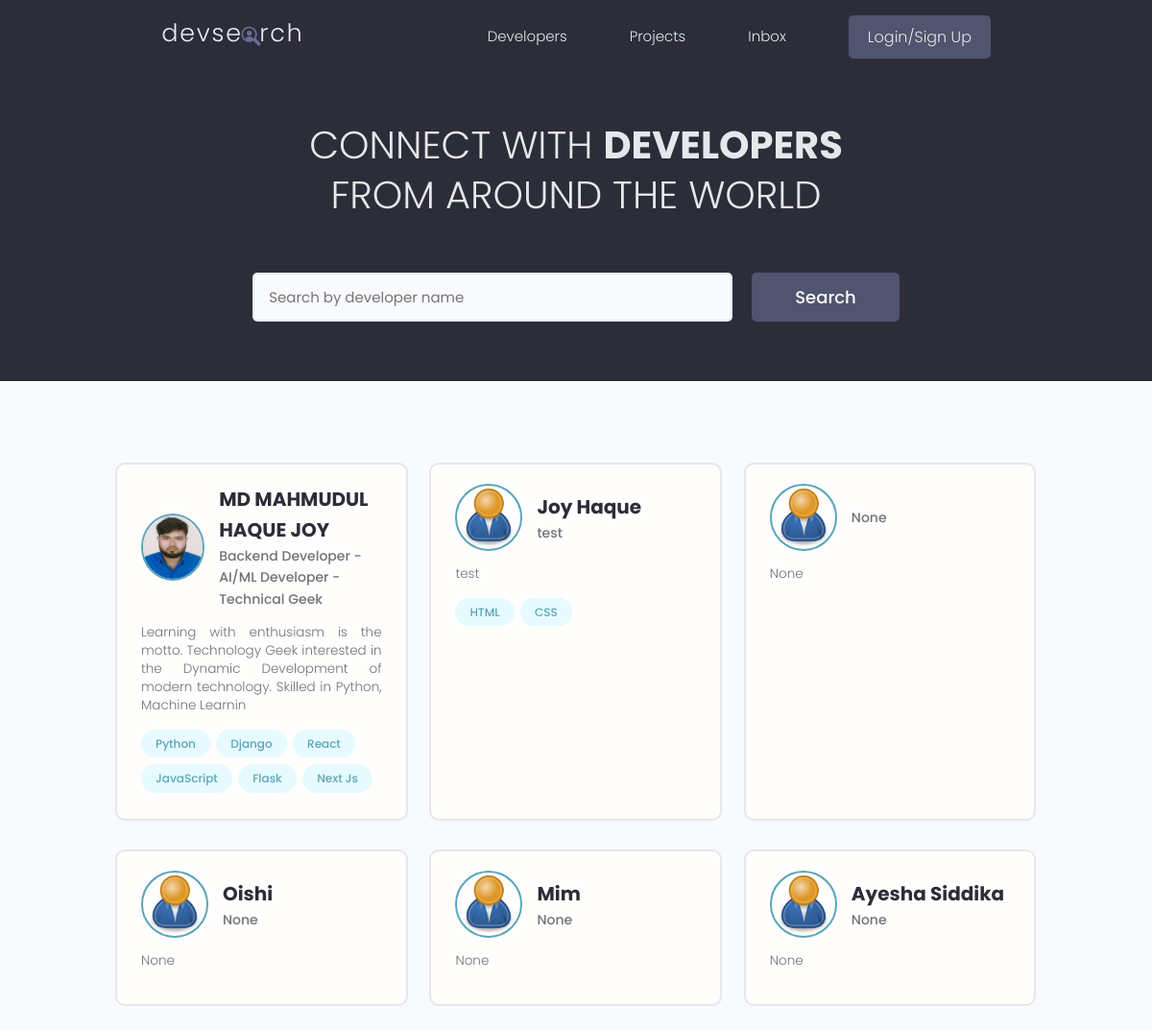
/users/, run on the app's committed database.
### users/models.py (models this page shows, shortened)
class Profile(models.Model):
    user = models.OneToOneField(User,on_delete=models.CASCADE,null=True,blank=True)
    name = models.CharField(max_length=255,blank=True,null=True)
    email = models.EmailField(max_length=500,blank=True,null=True)
    username = models.CharField(max_length=255,blank=True,null=True)
    location = models.CharField(max_length=255,blank=True,null=True)
    short_intro = models.CharField(max_length=255,blank=True,null=True)
    bio = models.TextField(blank=True,null=True)
    profile_picture = models.ImageField(null=True,blank=True,upload_to="profiles/",default="profiles/user-default.png")
    social_github = models.CharField(max_length=255,blank=True,null=True)
    social_twitter = models.CharField(max_length=255,blank=True,null=True)
    social_linkedin = models.CharField(max_length=255,blank=True,null=True)
    social_youtube = models.CharField(max_length=255,blank=True,null=True)
    social_website = models.CharField(max_length=255,blank=True,null=True)
    created = models.DateTimeField(auto_now_add = True)
    id = models.UUIDField(default = uuid.uuid4, unique = True, primary_key = True, editable = False)

class Skills(models.Model):
    owner = models.ForeignKey(Profile,on_delete=models.CASCADE,null=True,blank=True)
    name = models.CharField(max_length=255,blank=True,null=True)
    description = models.TextField(null=True,blank=True)
    created = models.DateTimeField(auto_now_add = True)
    id = models.UUIDField(default = uuid.uuid4, unique = True, primary_key = True, editable = False)
    def __str__(self):
        return self.name

### users/views.py (the view)
# urls.py: path('',profiles,name="profiles"),
def profiles(request):
    profiles = Profile.objects.all()
    context = {'profiles':profiles}
    return render(request,"users/profiles.html",context)

### users/templates/users/profiles.html (shortened to what this page needs)
{% extends 'main.html' %}
{% block content %}
  <main class="home">
    <section class="hero-section text-center">
      <div class="container container--narrow">
        <div class="hero-section__box">
          <h2>CONNECT WITH <span>DEVELOPERS</span></h2>
          <h2>FROM AROUND THE WORLD</h2>
        </div>
        <div class="hero-section__search">
          <form class="form" action="#" method="get">
            <div class="form__field">
              <input class="input input--text" id="formInput#search" type="text" name="text"
                placeholder="Search by developer name" />
            </div>
            <input class="btn btn--sub btn--lg" type="submit" value="Search" />
          </form>
        </div>
      </div>
    </section>
    <section class="devlist">
      <div class="container">
        <div class="grid grid--three">
          {% for profile in profiles %}
          <div class="column card">
            <div class="dev">
              <a href="{% url 'user-profile' profile.id %}" class="card__body">
                <div class="dev__profile">
                  <img class="avatar avatar--md" src="{{profile.profile_picture.url}}" alt="image" />
                  <div class="dev__meta">
                    <h3>{{profile.name}}</h3>
                    <h5>{{profile.short_intro}}</h5>
                  </div>
                </div>
                <p class="dev__info">
                  {{profile.bio|slice:"150"}}
                </p>
                <div class="dev__skills">
                  {% for skill in profile.skills_set.all %}
                    <span class="tag tag--pill tag--main">
                      <small>{{skill}}</small>
                    </span>
                  {% endfor %}
                </div>
              </a>
            </div>
          </div>
          {% endfor %}
        </div>
      </div>
    </section>
  </main>
{% endblock content %}

### static/styles/app.css (style rules this page uses)
:root { --color-sub: #2d2d39; }
.btn--sub { background-color: var(--color-sub-light); }
.card { border: 2px solid var(--color-light); }
img { width: 100%; }
.hero-section { height: 40vh; display: flex; align-items: center; background-color: var(--color-sub); }
.hero-section__box { margin-bottom: 4rem; }
.hero-section__box > h2, .hero-section__box > h2 > span { font-size: 4rem; color: var(--color-light); line-height: 1.3; text-transform: uppercase; }
.hero-section__box > h2 { font-weight: 300; }
.hero-section__box > h2 > span { font-weight: 700; }
.hero-section__search > .form { display: flex; align-items: center; justify-content: center; gap: 2rem; }
.hero-section__search > .form input.input--text { width: 50rem; }
.devlist { margin-top: 8rem; }
.devlist .grid { align-items: stretch; }
.devlist .dev .dev__profile { display: flex; align-items: center; gap: 1.5rem; }
.devlist .dev .dev__meta h3 { color: var(--color-sub); font-size: 2rem; font-weight: 700; }
.devlist .dev .dev__meta h5 { color: var(--color-text); font-size: 1.4rem; font-weight: 500; }
.devlist .dev .dev__info { margin: 1.5rem 0; font-size: 1.35rem; line-height: 1.4; text-align: justify; }

### static/uikit/styles/modules/_variables.css (style rules this page uses)
:root { --color-main: #5aa5b9; --color-main-light: #e6faff; --color-sub: #3f4156; --color-sub-light: #51546e; --color-sub-lighter: #ededfd; --color-text: #737373; --color-gray: #8b8b8b; --color-light: #e5e7eb; --color-light-gray: #767676; --color-bg: #f8fafd; --color-white: #fffefd; --color-white-light: #f3f3f3; --color-success: #359e64; --color-success-bg: #def8e8; --color-error: #fc4b0b; --color-error-bg: #fff2ee; --font-base: 'Poppins', arial, helvetica, 'Segoe UI', roboto, ubuntu, sans-serif; --font-monospace: 'Fira Code', 'Courier New', courier, monospace; --font-regular: 300; --font-medium: 500; --font-bold: 700; --generic-shadow: 1px 1px 5px #00000010; --generic-transition: all 0.3s ease-in-out; }

### static/uikit/styles/modules/_base.css (style rules this page uses)
* { margin: 0; padding: 0; box-sizing: border-box; text-rendering: optimizeLegibility; color: inherit; font-size: inherit; }
html { font-size: 50%; }
@media only screen and (min-width: 480px) { html { font-size: 56.25%; } }
@media only screen and (min-width: 1200px) { html { font-size: 62.5%; } }
body { line-height: 1.6; font-weight: 400; font-size: 1.5rem; color: var(--color-text); background-color: var(--color-bg); min-height: 100vh; }

### static/uikit/styles/modules/_typography.css (style rules this page uses)
* { font-family: var(--font-base); }
h2 { font-size: 3.6rem; font-weight: var(--font-bold); }
h3 { font-size: 3.2rem; font-weight: var(--font-medium); }
h5 { font-size: 2.4rem; font-weight: var(--font-medium); }
h5, h6 { font-weight: var(--font-regular); }
p, span, strong { font-size: 1.6rem; color: var(--color-text); font-weight: var(--font-regular); }
a { padding-bottom: 2px; text-decoration: none; display: inline-block; color: var(--color-main); font-weight: var(--font-medium); }

### static/uikit/styles/modules/_utilities.css (style rules this page uses)
.container { width: 92%; max-width: 165rem; margin: 0 auto; box-sizing: border-box; }
.container--narrow { width: 92%; max-width: 120rem; }
@media screen and (min-width: 1000px) { .container { width: 90%; } }
@media screen and (min-width: 1000px) { .container--narrow { width: 85%; } }
@media screen and (min-width: 1200px) { .container { width: 80%; } }
@media screen and (min-width: 1200px) { .container--narrow { width: 72%; } }
.text-center { text-align: center; }

### static/uikit/styles/modules/_avatar.css (style rules this page uses)
.avatar { border-radius: 50%; border: 2px solid var(--color-main); object-fit: cover; }
.avatar--md { height: 7rem; width: 7rem; }

### static/uikit/styles/modules/_button.css (style rules this page uses)
.btn { display: inline-block; position: relative; cursor: pointer; background-color: var(--color-light); font-weight: var(--font-medium); color: var(--color-sub); text-decoration: none; padding: 1rem 2rem; border-radius: 0.5rem; border: none; width: -webkit-fit-content; width: -moz-fit-content; width: fit-content; height: -webkit-fit-content; height: -moz-fit-content; height: fit-content; font-size: 1.6rem; outline-width: 0; outline-color: transparent; -webkit-backface-visibility: hidden; backface-visibility: hidden; transition: all 0.3s ease-in-out; }
.btn--sub { background-color: var(--color-sub); color: var(--color-white); }
.btn--lg { font-size: 1.8rem; padding: 1.2rem 4.5rem; }

### static/uikit/styles/modules/_card.css (style rules this page uses)
.card { border-radius: 1rem; background-color: var(--color-white); border: 1.5px solid var(--color-light); width: auto; height: auto; margin-top: 0.5rem; margin-bottom: 0.5rem; overflow: hidden; }
.card__body, .card__header { padding: 2rem 2.5rem; }

### data on the page
Profile: profile_picture (picture), name "MD MAHMUDUL HAQUE JOY", short_intro "Backend Developer - AI/ML Developer - Technical Geek", bio "Learning with enthusiasm is the motto. Technology Geek interested in the Dynamic Development of modern technology. Skilled in Python, Machine Learnin"
Skills: name "Python"
Skills: name "Django"
Skills: name "React"
Skills: name "JavaScript"
Skills: name "Flask"
Skills: name "Next Js"
Profile: profile_picture (placeholder picture), name "Joy Haque", short_intro "test", bio "test"
Skills: name "HTML"
Skills: name "CSS"
Profile: profile_picture (placeholder picture), short_intro "None", bio "None"
Profile: profile_picture (placeholder picture), name "Oishi", short_intro "None", bio "None"
Profile: profile_picture (placeholder picture), name "Mim", short_intro "None", bio "None"
Profile: profile_picture (placeholder picture), name "Ayesha Siddika", short_intro "None", bio "None"
